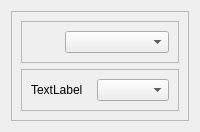
         <widget class="QWidget" name="SettingsPage">
          <layout class="QHBoxLayout" name="horizontalLayout_6">
           <item>
            <widget class="QFrame" name="SettingsIconFrame">
             <property name="frameShape">
              <enum>QFrame::StyledPanel</enum>
             </property>
             <property name="frameShadow">
              <enum>QFrame::Raised</enum>
             </property>
             <layout class="QVBoxLayout" name="verticalLayout_42">
              <item>
               <widget class="QFrame" name="camerasettingthread">
                <property name="frameShape">
                 <enum>QFrame::StyledPanel</enum>
                </property>
                <property name="frameShadow">
                 <enum>QFrame::Raised</enum>
                </property>
                <layout class="QHBoxLayout" name="horizontalLayout_25">
                 <item>
                  <widget class="QLabelThemed" name="label_9">
                   <property name="text">
                    <string />
                   </property>
                   <property name="pixmap">
                    <pixmap resource="../qss/icons/Icons.qrc">:/icons/png2svg/SwitchCamera.svg</pixmap>
                   </property>
                  </widget>
                 </item>
                 <item>
                  <widget class="QComboBox" name="CameraSettingComboBox">
                   <property name="editable">
                    <bool>false</bool>
                   </property>
                   <property name="currentText">
                    <string />
                   </property>
                   <property name="maxVisibleItems">
                    <number>10</number>
                   </property>
                   <property name="placeholderText">
                    <string>Main Camera</string>
                   </property>
                   <item>
                    <property name="text">
                     <string>Main Camera</string>
                    </property>
                   </item>
                   <item>
                    <property name="text">
                     <string>0</string>
                    </property>
                   </item>
                  </widget>
                 </item>
                </layout>
               </widget>
              </item>
              <item>
               <widget class="QFrame" name="frame_2">
                <property name="frameShape">
                 <enum>QFrame::StyledPanel</enum>
                </property>
                <property name="frameShadow">
                 <enum>QFrame::Raised</enum>
                </property>
                <layout class="QHBoxLayout" name="horizontalLayout_26">
                 <item>
                  <widget class="QLabelThemed" name="label_3">
                   <property name="text">
                    <string>TextLabel</string>
                   </property>
                  </widget>
                 </item>
                 <item>
                  <widget class="QComboBox" name="comboBox" />
                 </item>
                </layout>
               </widget>
              </item>
             </layout>
            </widget>
           </item>
          </layout>
         </widget>
